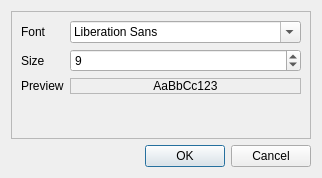
<?xml version="1.0" encoding="UTF-8"?>
<ui version="4.0">
 <class>Dialog</class>
 <widget class="QDialog" name="Dialog">
  <property name="geometry">
   <rect>
    <x>0</x>
    <y>0</y>
    <width>207</width>
    <height>178</height>
   </rect>
  </property>
  <property name="windowTitle">
   <string>Dialog</string>
  </property>
  <layout class="QVBoxLayout" name="verticalLayout">
   <item>
    <widget class="QFrame" name="frame">
     <property name="frameShape">
      <enum>QFrame::StyledPanel</enum>
     </property>
     <property name="frameShadow">
      <enum>QFrame::Raised</enum>
     </property>
     <layout class="QFormLayout" name="formLayout">
      <item row="1" column="0">
       <widget class="QLabel" name="labelFont">
        <property name="text">
         <string>Font</string>
        </property>
       </widget>
      </item>
      <item row="1" column="1">
       <widget class="QFontComboBox" name="fontComboBox"/>
      </item>
      <item row="2" column="0">
       <widget class="QLabel" name="labelSize">
        <property name="text">
         <string>Size</string>
        </property>
       </widget>
      </item>
      <item row="2" column="1">
       <widget class="QSpinBox" name="spinBoxSize">
        <property name="buttonSymbols">
         <enum>QAbstractSpinBox::UpDownArrows</enum>
        </property>
        <property name="minimum">
         <number>1</number>
        </property>
        <property name="maximum">
         <number>50</number>
        </property>
        <property name="value">
         <number>9</number>
        </property>
       </widget>
      </item>
      <item row="3" column="0">
       <widget class="QLabel" name="labelPreview">
        <property name="text">
         <string>Preview</string>
        </property>
       </widget>
      </item>
      <item row="3" column="1">
       <widget class="QLabel" name="labelPreviewFont">
        <property name="sizePolicy">
         <sizepolicy hsizetype="Expanding" vsizetype="Preferred">
          <horstretch>0</horstretch>
          <verstretch>0</verstretch>
         </sizepolicy>
        </property>
        <property name="frameShape">
         <enum>QFrame::StyledPanel</enum>
        </property>
        <property name="frameShadow">
         <enum>QFrame::Plain</enum>
        </property>
        <property name="text">
         <string>AaBbCc123</string>
        </property>
        <property name="alignment">
         <set>Qt::AlignCenter</set>
        </property>
        <property name="margin">
         <number>4</number>
        </property>
       </widget>
      </item>
     </layout>
    </widget>
   </item>
   <item>
    <widget class="QDialogButtonBox" name="buttonBox">
     <property name="orientation">
      <enum>Qt::Horizontal</enum>
     </property>
     <property name="standardButtons">
      <set>QDialogButtonBox::Cancel|QDialogButtonBox::Ok</set>
     </property>
    </widget>
   </item>
  </layout>
 </widget>
 <resources/>
 <connections>
  <connection>
   <sender>buttonBox</sender>
   <signal>accepted()</signal>
   <receiver>Dialog</receiver>
   <slot>accept()</slot>
   <hints>
    <hint type="sourcelabel">
     <x>248</x>
     <y>254</y>
    </hint>
    <hint type="destinationlabel">
     <x>157</x>
     <y>274</y>
    </hint>
   </hints>
  </connection>
  <connection>
   <sender>buttonBox</sender>
   <signal>rejected()</signal>
   <receiver>Dialog</receiver>
   <slot>reject()</slot>
   <hints>
    <hint type="sourcelabel">
     <x>316</x>
     <y>260</y>
    </hint>
    <hint type="destinationlabel">
     <x>286</x>
     <y>274</y>
    </hint>
   </hints>
  </connection>
 </connections>
</ui>
